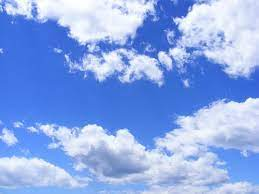
#> input picture tools/skyboxgenerator/test.jpg, 259 x 194 px
$ python main.py
#> lines starting #> are read from the running program, lines starting #| are printed output that depends on the picture
import cv2

print("Image to cubemap generator")

run = True
while run:
    new = input("new? y/n: ")
#> the answer given: y

    if (new == "y"):
        panorama_img = cv2.imread(input("Image path: "))
#> the answer given: test.jpg
#> panorama_img is the input picture: shape (194, 259, 3); mean B, G, R 232.3, 169.5, 138.8

        # Calculate width and height of each face (assuming the panorama is equirectangular)
        height, width = panorama_img.shape[:2]
#> height = 194; width = 259
        face_width = width // 4  # Assuming a 2:1 panorama aspect ratio
#> face_width = 64
        face_height = height // 3
#> face_height = 64

        # Create empty images for cubemap faces
        faces = {
            "front":   panorama_img[face_height:2*face_height, face_width:2*face_width],
            "back":    panorama_img[face_height:2*face_height, 3*face_width:],
            "left":    cv2.rotate(panorama_img[face_height:2*face_height, :face_width], cv2.ROTATE_90_CLOCKWISE),
            "right":   cv2.rotate(panorama_img[face_height:2*face_height, 2*face_width:3*face_width], cv2.ROTATE_90_COUNTERCLOCKWISE),
            "top":     cv2.rotate(panorama_img[:face_height, face_width:3*face_width], cv2.ROTATE_90_CLOCKWISE),
            "bottom":  cv2.rotate(panorama_img[2*face_height:, face_width:3*face_width], cv2.ROTATE_90_COUNTERCLOCKWISE)
        }

        print("Created cubemap")
        ext = input("File format type: ")
#> the answer given: xen.jpg

        # Save cubemap faces
        for face_name, face_img in faces.items():
            cv2.imwrite(f"{face_name}.{ext}", face_img)
#> this loop made 6 passes
#> face_name on passes 1 to 6: 'front', 'back', 'left', 'right', 'top', 'bottom'
#> pass 1, `cv2.imwrite(f"{face_name}.{ext}", face_img)`:
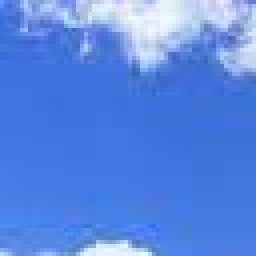
#> saved as front.xen.jpg: shape (64, 64, 3) (shown 4 times larger); mean B, G, R 225.5, 133.9, 88.8
#> pass 2, `cv2.imwrite(f"{face_name}.{ext}", face_img)`:
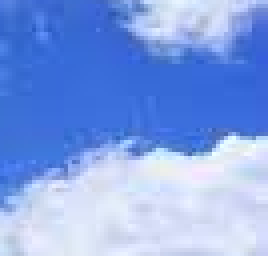
#> saved as back.xen.jpg: shape (64, 67, 3) (shown 4 times larger); mean B, G, R 229.3, 160.9, 129.9
#> (the run stopped early here; a loop or call above may not have finished)
